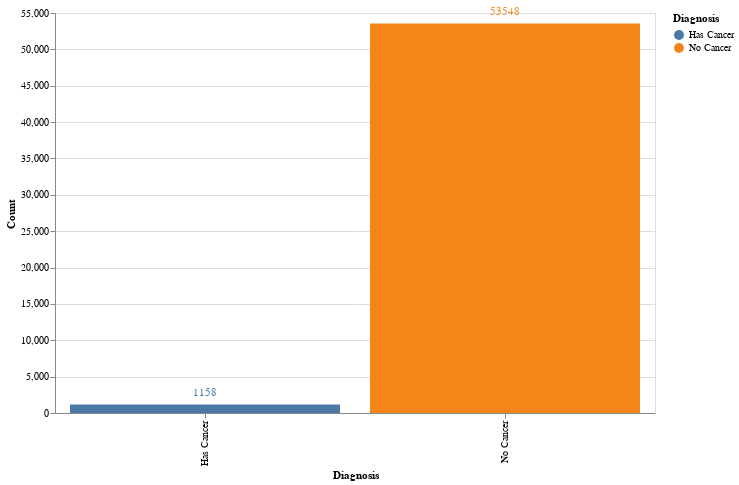

Write notebook code for a chart like this one.
### Code cell
source = train_metadata_df.cancer.value_counts().reset_index().rename(columns={"index":'Diagnosis',"cancer":"Count"}).replace({0:"No Cancer",1:"Has Cancer"})

bars = alt.Chart(source).mark_bar().encode(
    y='Count:Q',
    x='Diagnosis:O',
    color="Diagnosis"
)

text = bars.mark_text(dy=-12,align="center", color="black").encode(
    text='Count:Q',
    color="Diagnosis:O"
)



(bars + text).properties(width=600,height=400)

### Figure 1 — Vega-Lite specification as saved in the notebook (floating-point values rounded to 4 significant figures)
{"usermeta": {"embedOptions": {"theme": "ggplot2"}}, "config": {"view": {"continuousWidth": 400, "continuousHeight": 300}}, "layer": [{"mark": "bar", "encoding": {"color": {"field": "Diagnosis", "type": "nominal"}, "x": {"field": "Diagnosis", "type": "ordinal"}, "y": {"field": "Count", "type": "quantitative"}}}, {"mark": {"type": "text", "align": "center", "color": "black", "dy": -12}, "encoding": {"color": {"field": "Diagnosis", "type": "ordinal"}, "text": {"field": "Count", "type": "quantitative"}, "x": {"field": "Diagnosis", "type": "ordinal"}, "y": {"field": "Count", "type": "quantitative"}}}], "data": {"name": "data-f78ba8e4c6836376e7c917c1693e080a"}, "height": 400, "width": 600, "$schema": "https://vega.github.io/schema/vega-lite/v4.17.0.json", "datasets": {"data-f78ba8e4c6836376e7c917c1693e080a": [{"Diagnosis": "No Cancer", "Count": 53548}, {"Diagnosis": "Has Cancer", "Count": 1158}]}}
